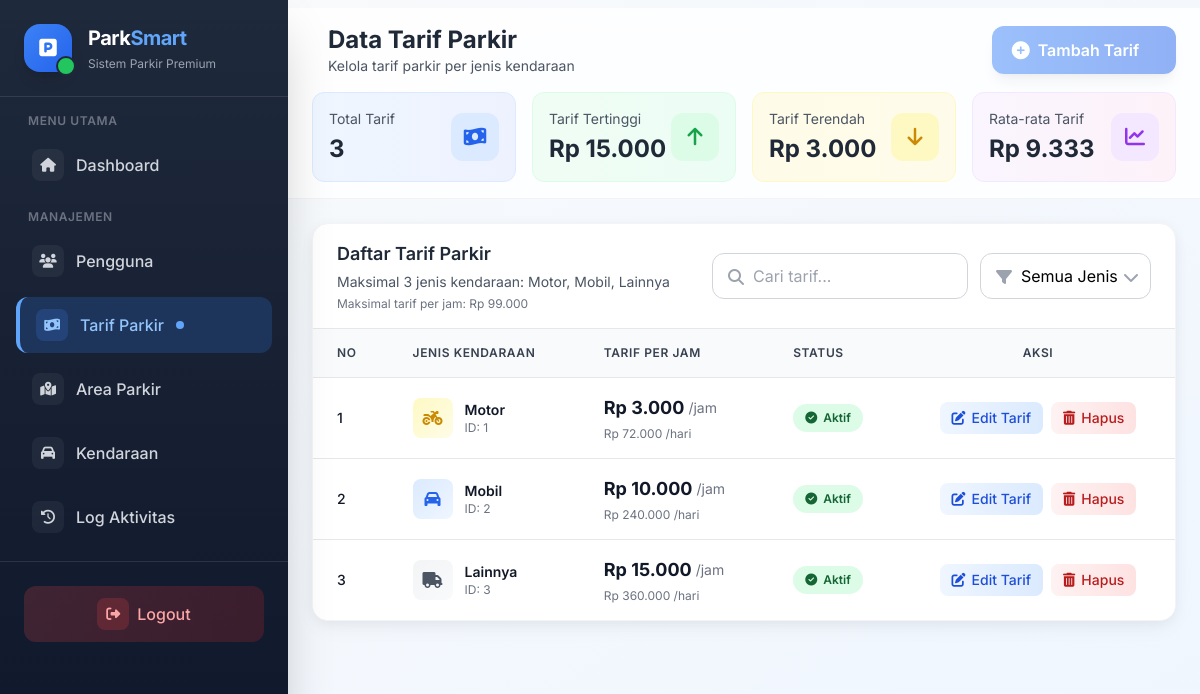
The app's page /views/admin/tarif.php (signed in) with its own data.
### tables this page shows
CREATE TABLE `tb_tarif` (
  `id_tarif` int NOT NULL,
  `jenis_kendaraan` enum('motor','mobil','lainnya') NOT NULL,
  `tarif_per_jam` decimal(10,0) NOT NULL
);

### views/admin/tarif.php (the view, shortened to what the rows shown need)
<?php
include_once __DIR__ . '/../../controllers/c_tarif.php';
include '../templates/header.php';
?>
<div class="flex min-h-screen">
    <?php include '../templates/sidebar.php'; ?>
    <div class="flex-1 md:ml-72 pt-2 transition-all duration-300">
        <header class="sticky top-0 z-30 bg-white/80 backdrop-blur-md border-b border-gray-200/50">
            <div class="flex items-center justify-between px-6 py-4">
                <div class="flex items-center space-x-4">
                    <div>
                        <h1 class="text-2xl font-bold text-gray-800">Data Tarif Parkir</h1>
                    </div>
                </div>
            </div>
        </header>
        <main class="p-6">
            <div class="bg-white rounded-2xl shadow-soft border border-gray-100 overflow-hidden animate-fade-in">
                <div class="px-6 py-4 border-b border-gray-200 flex flex-col sm:flex-row sm:items-center justify-between">
                    <div>
                        <h2 class="text-lg font-semibold text-gray-800">Daftar Tarif Parkir</h2>
                    </div>
                </div>
                <div class="overflow-x-auto">
                    <table class="min-w-full divide-y divide-gray-200">
                        <thead class="bg-gray-50">
                            <tr>
                                <th class="px-6 py-4 text-left text-xs font-semibold text-gray-700 uppercase tracking-wider">
                                    <div class="flex items-center space-x-2">
                                        <span>No</span>
                                    </div>
                                </th>
                                <th class="px-6 py-4 text-left text-xs font-semibold text-gray-700 uppercase tracking-wider">
                                    Jenis Kendaraan
                                </th>
                                <th class="px-6 py-4 text-left text-xs font-semibold text-gray-700 uppercase tracking-wider">
                                    Tarif Per Jam
                                </th>
                                <th class="px-6 py-4 text-left text-xs font-semibold text-gray-700 uppercase tracking-wider">
                                    Status
                                </th>
                                <th class="px-6 py-4 text-left text-xs font-semibold text-gray-700 uppercase tracking-wider text-center">
                                    Aksi
                                </th>
                            </tr>
                        </thead>
                        <tbody class="bg-white divide-y divide-gray-200">
                            <?php
                            if (!empty($data_tarif)) :
                                $no = ($current_page - 1) * $limit + 1;
                                foreach ($data_tarif as $row):
                                    $tarif_formatted = 'Rp ' . number_format($row->tarif_per_jam, 0, ',', '.');
                                    $is_max = $row->tarif_per_jam >= 99000;
                            ?>
                            <tr class="hover:bg-gray-50/50 transition-all duration-200 animate-slide-in" style="animation-delay: <?= ($no % 10) * 0.05 ?>s;">
                                <td class="px-6 py-4 whitespace-nowrap">
                                    <div class="text-sm font-medium text-gray-900"><?= $no++ ?></div>
                                </td>
                                <td class="px-6 py-4 whitespace-nowrap">
                                    <div class="flex items-center">
                                        <div class="w-10 h-10 rounded-lg
                                            <?= $row->jenis_kendaraan == 'motor' ? 'bg-gradient-to-br from-yellow-100 to-yellow-50' :
                                               ($row->jenis_kendaraan == 'mobil' ? 'bg-gradient-to-br from-blue-100 to-blue-50' :
                                               'bg-gradient-to-br from-gray-100 to-gray-50') ?>
                                            flex items-center justify-center mr-3">
                                            <i class="
                                                <?= $row->jenis_kendaraan == 'motor' ? 'fas fa-motorcycle text-yellow-600' :
                                                   ($row->jenis_kendaraan == 'mobil' ? 'fas fa-car text-blue-600' :
                                                   'fas fa-truck text-gray-600') ?>
                                            "></i>
                                        </div>
                                        <div>
                                            <div class="text-sm font-semibold text-gray-900">
                                                <?= htmlspecialchars(ucfirst($row->jenis_kendaraan)) ?>
                                            </div>
                                            <div class="text-xs text-gray-500">ID: <?= $row->id_tarif ?></div>
                                        </div>
                                    </div>
                                </td>
                                <td class="px-6 py-4 whitespace-nowrap">
                                    <div class="flex items-center">
                                        <span class="text-lg font-bold text-gray-900 <?= $is_max ? 'text-red-600' : '' ?>">
                                            <?= $tarif_formatted ?>
                                        </span>
                                        <span class="text-sm text-gray-500 ml-1">/jam</span>
                                    </div>
                                    <div class="text-xs text-gray-500 mt-1">
                                        <?= 'Rp ' . number_format($row->tarif_per_jam * 24, 0, ',', '.') ?> /hari
                                    </div>
                                </td>
                                <td class="px-6 py-4 whitespace-nowrap">
                                    <span class="inline-flex items-center px-3 py-1.5 rounded-full text-xs font-semibold bg-green-100 text-green-800">
                                        <i class="fas fa-check-circle mr-1.5"></i> Aktif
                                    </span>
                                </td>
                                <td class="px-6 py-4 whitespace-nowrap text-center">
                                    <div class="flex items-center justify-center space-x-2">
                                        <button onclick="openEdit(
                                            '<?= $row->id_tarif ?>',
                                            '<?= htmlspecialchars($row->jenis_kendaraan, ENT_QUOTES) ?>',
                                            '<?= $row->tarif_per_jam ?>'
                                        )" class="inline-flex items-center px-3 py-1.5 bg-gradient-to-r from-blue-50 to-blue-100 hover:from-blue-100 hover:to-blue-200 text-blue-700 rounded-lg text-sm font-medium transition-all duration-200 hover:shadow-sm <?= $is_max ? 'opacity-75 cursor-not-allowed' : '' ?>">
                                            <i class="fas fa-edit mr-1.5"></i> Edit Tarif
                                        </button>
                                        <button onclick="hapusTarif('<?= $row->id_tarif ?>', '<?= htmlspecialchars(ucfirst($row->jenis_kendaraan), ENT_QUOTES) ?>')" class="inline-flex items-center px-3 py-1.5 bg-gradient-to-r from-red-50 to-red-100 hover:from-red-100 hover:to-red-200 text-red-700 rounded-lg text-sm font-medium transition-all duration-200 hover:shadow-sm">
                                            <i class="fas fa-trash-alt mr-1.5"></i> Hapus
                                        </button>
                                    </div>
                                </td>
                            </tr>
                            <?php
                                endforeach;
                            endif; ?>
                        </tbody>
                    </table>
                </div>
            </div>
        </main>
    </div>
</div>
<?php include '../templates/footer.php'; ?>

### records on screen
tb_tarif: jenis_kendaraan "Motor", id_tarif "1", tarif_per_jam "Rp 3.000", $row->tarif_per_jam*24 "72.000"
tb_tarif: jenis_kendaraan "Mobil", id_tarif "2", tarif_per_jam "Rp 10.000", $row->tarif_per_jam*24 "240.000"
tb_tarif: jenis_kendaraan "Lainnya", id_tarif "3", tarif_per_jam "Rp 15.000", $row->tarif_per_jam*24 "360.000"

### other values on screen
$total_data "3"
$tarif_tertinggi "15.000"
$tarif_terendah "3.000"
$rata_rata_tarif "9.333"
